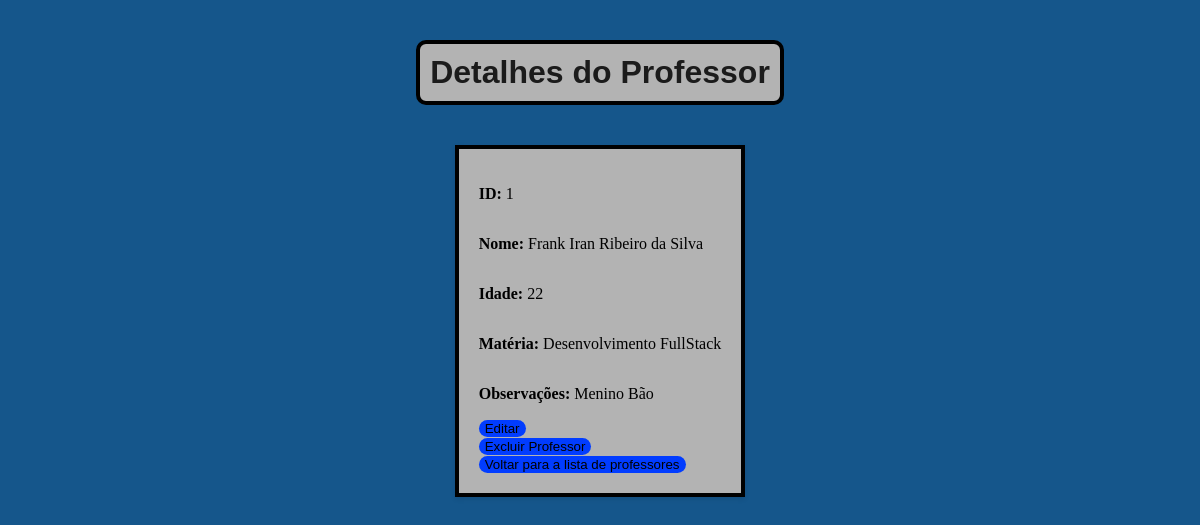
Page /professor/1 on the earlier database version.
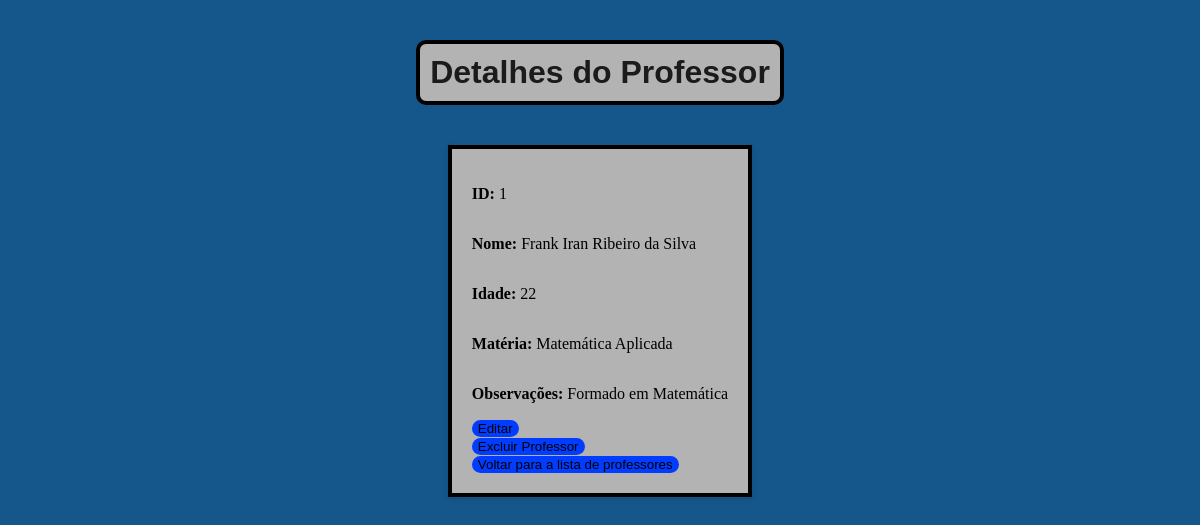
Same page on the later database version.
### app/models.py (models this page shows)
class Professor(db.Model):
    __tablename__ = 'professores'
    id = db.Column(db.Integer, primary_key=True)
    nome = db.Column(db.String(50), nullable=False)
    idade = db.Column(db.Integer)
    materia = db.Column(db.String(50))
    observacoes = db.Column(db.Text)
    turmas = db.relationship('Turma', backref='professor', lazy=True)

### app/professor/professor_routes.py (the view)
@professores_blueprint.route("/professor/<int:id_professor>", methods=["GET"])
def exibir_professor(id_professor):
    try:
        professor = professor_por_id(id_professor)
        return render_template('professor/professor_id.html', professor=professor)
    except ProfessorNaoEncontrado:
        return jsonify({"message": "Professor não encontrado"}), 404

### app/professor/professor_model.py (called while the page is built)
def professor_por_id(id_professor):
    professor = Professor.query.get(id_professor)
    if professor:
        return {
            "id": professor.id,
            "nome": professor.nome,
            "idade": professor.idade,
            "matéria": professor.materia,
            "observações": professor.observacoes
        }
    raise ProfessorNaoEncontrado

### app/templates/professor/professor_id.html (shortened to what this page needs)
<!DOCTYPE html>
<html lang="pt-BR">
<head>
    <link rel="stylesheet" href="{{ url_for('static', filename='professor_id.css') }}">
</head>
<body>
    <h1>Detalhes do Professor</h1>
    <section class="container4">
        <p><strong>ID:</strong> {{ professor.id }}</p>
        <p><strong>Nome:</strong> {{ professor.nome }}</p>
        <p><strong>Idade:</strong> {{ professor.idade }}</p>
        <p><strong>Matéria:</strong> {{ professor.matéria }}</p>
        <p><strong>Observações:</strong> {{ professor.observações }}</p>
        <a href="/professores/{{ professor.id }}/atualizar"><button>Editar</button></a>
        <form action="/professores/{{ professor.id }}" method="POST" onsubmit="return confirmDelete(this);">
            <button type="submit">Excluir Professor</button>
        </form>
        <a href="/professor"><button>Voltar para a lista de professores</button></a>
    </section>
</body>
</html>

Differences in the rows shown:
changed Professor "Frank Iran Ribeiro da Silva": matéria "Desenvolvimento FullStack" → "Matemática Aplicada"; observações "Menino Bão" → "Formado em Matemática"
